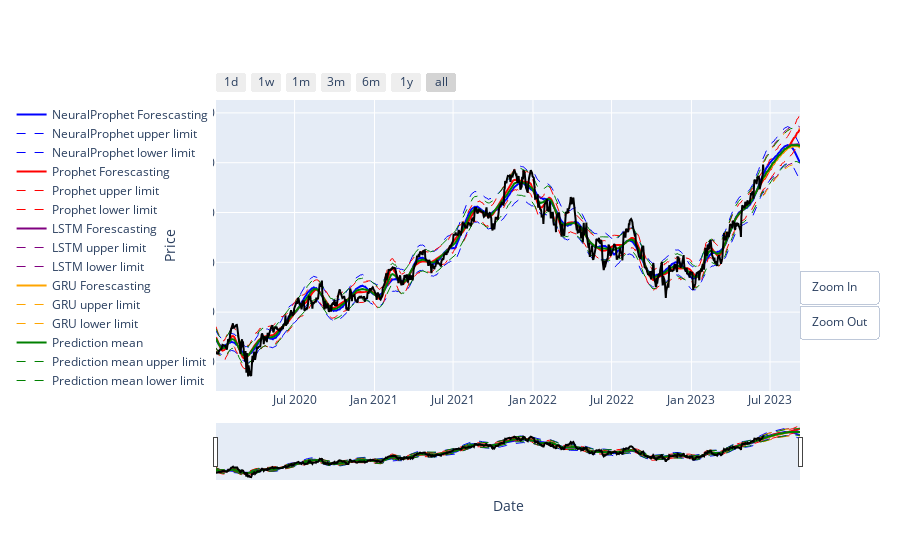

Notebook cell for this chart:
### Code cell
f_limit = f.tail(num_predictions)

# Crear la gráfica interactiva utilizando Plotly Express y Plotly Graph Objects
fig = go.Figure()

# Agregar las líneas y_neural con sus límites
fig.add_trace(go.Scatter(
    x=f["Date"],
    y=f["y_neural"],
    name="NeuralProphet Forescasting",
    line=dict(color='blue', width=2)
))
fig.add_trace(go.Scatter(
    x=f["Date"],
    y=f["y_neural_upper"],
    name="NeuralProphet upper limit",
    line=dict(color='blue', width=1, dash='dash'),
))
fig.add_trace(go.Scatter(
    x=f["Date"],
    y=f["y_neural_lower"],
    name="NeuralProphet lower limit",
    line=dict(color='blue', width=1, dash='dash'),
))

# Agregar las líneas y_pro con sus límites
fig.add_trace(go.Scatter(
    x=f["Date"],
    y=f["y_pro"],
    name="Prophet Forescasting",
    line=dict(color='red', width=2)
))
fig.add_trace(go.Scatter(
    x=f["Date"],
    y=f["y_pro_upper"],
    name="Prophet upper limit",
    line=dict(color='red', width=1, dash='dash'),
))
fig.add_trace(go.Scatter(
    x=f["Date"],
    y=f["y_pro_lower"],
    name="Prophet lower limit",
    line=dict(color='red', width=1, dash='dash'),
))

# Agregar las líneas y_gru con sus límites
fig.add_trace(go.Scatter(
    x=f_limit["Date"],
    y=f_limit["y_lstm"],
    name="LSTM Forescasting",
    line=dict(color='purple', width=2)
))
fig.add_trace(go.Scatter(
    x=f_limit["Date"],
    y=f_limit["y_lstm_upper"],
    name="LSTM upper limit",
    line=dict(color='purple', width=1, dash='dash'),
))
fig.add_trace(go.Scatter(
    x=f_limit["Date"],
    y=f_limit["y_lstm_lower"],
    name="LSTM lower limit",
    line=dict(color='purple', width=1, dash='dash'),
))

# Agregar las líneas y_gru con sus límites
fig.add_trace(go.Scatter(
    x=f_limit["Date"],
    y=f_limit["y_gru"],
    name="GRU Forescasting",
    line=dict(color='orange', width=2)
))
fig.add_trace(go.Scatter(
    x=f_limit["Date"],
    y=f_limit["y_gru_upper"],
    name="GRU upper limit",
    line=dict(color='orange', width=1, dash='dash'),
))
fig.add_trace(go.Scatter(
    x=f_limit["Date"],
    y=f_limit["y_gru_lower"],
    name="GRU lower limit",
    line=dict(color='orange', width=1, dash='dash'),
))



# Agregar las líneas y_predict con sus límites
fig.add_trace(go.Scatter(
    x=f["Date"],
    y=f["y_predict"],
    name="Prediction mean",
    line=dict(color='green', width=2)
))
fig.add_trace(go.Scatter(
    x=f["Date"],
    y=f["y_predict_upper"],
    name="Prediction mean upper limit",
    line=dict(color='green', width=1, dash='dash'),
))
fig.add_trace(go.Scatter(
    x=f["Date"],
    y=f["y_predict_lower"],
    name="Prediction mean lower limit",
    line=dict(color='green', width=1, dash='dash'),
))


# Agregar la línea y en color negro
fig.add_trace(go.Scatter(
    x=f["Date"],
    y=f["y"],
    name="Data",
    line=dict(color='black', width=2)
))

# Personalizar el diseño del gráfico
fig.update_layout(
    xaxis_title="Date",
    yaxis_title="Price",
    legend=dict(
        orientation="v",
        yanchor="top",
        y=1,
        xanchor="left",
        x=-.35
    )
)
# Agregar range slider a los ejes x
fig.update_layout(
    xaxis=dict(
        rangeselector=dict(
            buttons=list([
                dict(count=1,
                     label="1d",
                     step="day",
                     stepmode="backward"),
                dict(count=7,
                     label="1w",
                     step="day",
                     stepmode="backward"),
                dict(count=1,
                     label="1m",
                     step="month",
                     stepmode="backward"),
                dict(count=3,
                     label="3m",
                     step="month",
                     stepmode="backward"),
                dict(count=6,
                     label="6m",
                     step="month",
                     stepmode="backward"),
                dict(count=1,
                     label="1y",
                     step="year",
                     stepmode="backward"),
                dict(step="all")
            ])
        ),
        rangeslider=dict(
            visible=True
        ),
        type="date"
    ),
    yaxis=dict(
        autorange=True,
        type="linear"
    )
)

# Almacenar el rango original del eje y
original_y_range = [f["y"].min(), f["y"].max()]

# Crear botones para aumentar/disminuir el eje y
fig.update_layout(
    updatemenus=[
        dict(
            type="buttons",
            buttons=[
                dict(
                    label="Zoom In",
                    method="relayout",
                    args=[
                        {"yaxis.range": [fig.data[7].y.min(), fig.data[7].y.max()]}
                    ]
                ),
                dict(
                    label="Zoom Out",
                    method="relayout",
                    args=[
                        {"yaxis.range": original_y_range}
                    ]
                )
            ],
            active=-1,
            showactive=False,
            direction="up",
            pad={"r": 10, "t": 10},
            x=1.15,
            y=0.45
        )
    ]
)

# Mostrar el gráfico interactivo
fig.show()

### Figure 1 — Plotly figure (JSON) as saved in the notebook; plotly's stock layout.template omitted (floating-point values rounded to 4 significant figures; data arrays with more than 128 entries replaced by an {"elided": "..."} marker saying what was removed)
{"data": [{"line": {"color": "blue", "width": 2}, "name": "NeuralProphet Forescasting", "type": "scatter", "x": {"elided": "931 str values"}, "y": {"elided": "931 float values"}}, {"line": {"color": "blue", "dash": "dash", "width": 1}, "name": "NeuralProphet upper limit", "type": "scatter", "x": {"elided": "931 str values"}, "y": {"elided": "931 float values"}}, {"line": {"color": "blue", "dash": "dash", "width": 1}, "name": "NeuralProphet lower limit", "type": "scatter", "x": {"elided": "931 str values"}, "y": {"elided": "931 float values"}}, {"line": {"color": "red", "width": 2}, "name": "Prophet Forescasting", "type": "scatter", "x": {"elided": "931 str values"}, "y": {"elided": "931 float values"}}, {"line": {"color": "red", "dash": "dash", "width": 1}, "name": "Prophet upper limit", "type": "scatter", "x": {"elided": "931 str values"}, "y": {"elided": "931 float values"}}, {"line": {"color": "red", "dash": "dash", "width": 1}, "name": "Prophet lower limit", "type": "scatter", "x": {"elided": "931 str values"}, "y": {"elided": "931 float values"}}, {"line": {"color": "purple", "width": 2}, "name": "LSTM Forescasting", "type": "scatter", "x": ["2023-06-15T00:00:00", "2023-06-16T00:00:00", "2023-06-19T00:00:00", "2023-06-20T00:00:00", "2023-06-21T00:00:00", "2023-06-22T00:00:00", "2023-06-23T00:00:00", "2023-06-26T00:00:00", "2023-06-27T00:00:00", "2023-06-28T00:00:00", "2023-06-29T00:00:00", "2023-06-30T00:00:00", "2023-07-03T00:00:00", "2023-07-04T00:00:00", "2023-07-05T00:00:00", "2023-07-06T00:00:00", "2023-07-07T00:00:00", "2023-07-10T00:00:00", "2023-07-11T00:00:00", "2023-07-12T00:00:00", "2023-07-13T00:00:00", "2023-07-14T00:00:00", "2023-07-17T00:00:00", "2023-07-18T00:00:00", "2023-07-19T00:00:00", "2023-07-20T00:00:00", "2023-07-21T00:00:00", "2023-07-24T00:00:00", "2023-07-25T00:00:00", "2023-07-26T00:00:00", "2023-07-27T00:00:00", "2023-07-28T00:00:00", "2023-07-31T00:00:00", "2023-08-01T00:00:00", "2023-08-02T00:00:00", "2023-08-03T00:00:00", "2023-08-04T00:00:00", "2023-08-07T00:00:00", "2023-08-08T00:00:00", "2023-08-09T00:00:00", "2023-08-10T00:00:00", "2023-08-11T00:00:00", "2023-08-14T00:00:00", "2023-08-15T00:00:00", "2023-08-16T00:00:00", "2023-08-17T00:00:00", "2023-08-18T00:00:00", "2023-08-21T00:00:00", "2023-08-22T00:00:00", "2023-08-23T00:00:00", "2023-08-24T00:00:00", "2023-08-25T00:00:00", "2023-08-28T00:00:00", "2023-08-29T00:00:00", "2023-08-30T00:00:00", "2023-08-31T00:00:00", "2023-09-01T00:00:00", "2023-09-04T00:00:00", "2023-09-05T00:00:00", "2023-09-06T00:00:00", "2023-09-07T00:00:00", "2023-09-08T00:00:00"], "y": [334.1, 335.1, 336.1, 337.2, 338.2, 339.3, 340.2, 341.1, 342.2, 343.1, 344.1, 344.9, 345.8, 346.7, 347.5, 348.4, 349.2, 350.1, 350.9, 351.6, 352.5, 353.2, 354.0, 354.8, 355.5, 356.3, 357.0, 357.7, 358.4, 359.1, 359.8, 360.4, 361.1, 361.7, 362.3, 362.9, 363.5, 364.1, 364.6, 365.0, 365.5, 366.0, 366.5, 366.8, 367.0, 367.3, 367.6, 368.0, 368.1, 368.1, 368.1, 368.4, 368.7, 368.6, 368.3, 368.1, 368.2, 368.4, 368.0, 367.6, 367.2, 367.2]}, {"line": {"color": "purple", "dash": "dash", "width": 1}, "name": "LSTM upper limit", "type": "scatter", "x": ["2023-06-15T00:00:00", "2023-06-16T00:00:00", "2023-06-19T00:00:00", "2023-06-20T00:00:00", "2023-06-21T00:00:00", "2023-06-22T00:00:00", "2023-06-23T00:00:00", "2023-06-26T00:00:00", "2023-06-27T00:00:00", "2023-06-28T00:00:00", "2023-06-29T00:00:00", "2023-06-30T00:00:00", "2023-07-03T00:00:00", "2023-07-04T00:00:00", "2023-07-05T00:00:00", "2023-07-06T00:00:00", "2023-07-07T00:00:00", "2023-07-10T00:00:00", "2023-07-11T00:00:00", "2023-07-12T00:00:00", "2023-07-13T00:00:00", "2023-07-14T00:00:00", "2023-07-17T00:00:00", "2023-07-18T00:00:00", "2023-07-19T00:00:00", "2023-07-20T00:00:00", "2023-07-21T00:00:00", "2023-07-24T00:00:00", "2023-07-25T00:00:00", "2023-07-26T00:00:00", "2023-07-27T00:00:00", "2023-07-28T00:00:00", "2023-07-31T00:00:00", "2023-08-01T00:00:00", "2023-08-02T00:00:00", "2023-08-03T00:00:00", "2023-08-04T00:00:00", "2023-08-07T00:00:00", "2023-08-08T00:00:00", "2023-08-09T00:00:00", "2023-08-10T00:00:00", "2023-08-11T00:00:00", "2023-08-14T00:00:00", "2023-08-15T00:00:00", "2023-08-16T00:00:00", "2023-08-17T00:00:00", "2023-08-18T00:00:00", "2023-08-21T00:00:00", "2023-08-22T00:00:00", "2023-08-23T00:00:00", "2023-08-24T00:00:00", "2023-08-25T00:00:00", "2023-08-28T00:00:00", "2023-08-29T00:00:00", "2023-08-30T00:00:00", "2023-08-31T00:00:00", "2023-09-01T00:00:00", "2023-09-04T00:00:00", "2023-09-05T00:00:00", "2023-09-06T00:00:00", "2023-09-07T00:00:00", "2023-09-08T00:00:00"], "y": [350.8, 351.8, 352.9, 354.0, 355.1, 356.3, 357.2, 358.2, 359.3, 360.2, 361.3, 362.2, 363.1, 364.1, 364.9, 365.8, 366.7, 367.6, 368.5, 369.2, 370.1, 370.9, 371.7, 372.6, 373.3, 374.1, 374.8, 375.6, 376.4, 377.0, 377.8, 378.5, 379.1, 379.8, 380.4, 381.1, 381.7, 382.3, 382.8, 383.2, 383.7, 384.3, 384.8, 385.1, 385.3, 385.6, 386.0, 386.5, 386.6, 386.5, 386.5, 386.8, 387.1, 387.0, 386.7, 386.5, 386.6, 386.8, 386.4, 385.9, 385.5, 385.6]}, {"line": {"color": "purple", "dash": "dash", "width": 1}, "name": "LSTM lower limit", "type": "scatter", "x": ["2023-06-15T00:00:00", "2023-06-16T00:00:00", "2023-06-19T00:00:00", "2023-06-20T00:00:00", "2023-06-21T00:00:00", "2023-06-22T00:00:00", "2023-06-23T00:00:00", "2023-06-26T00:00:00", "2023-06-27T00:00:00", "2023-06-28T00:00:00", "2023-06-29T00:00:00", "2023-06-30T00:00:00", "2023-07-03T00:00:00", "2023-07-04T00:00:00", "2023-07-05T00:00:00", "2023-07-06T00:00:00", "2023-07-07T00:00:00", "2023-07-10T00:00:00", "2023-07-11T00:00:00", "2023-07-12T00:00:00", "2023-07-13T00:00:00", "2023-07-14T00:00:00", "2023-07-17T00:00:00", "2023-07-18T00:00:00", "2023-07-19T00:00:00", "2023-07-20T00:00:00", "2023-07-21T00:00:00", "2023-07-24T00:00:00", "2023-07-25T00:00:00", "2023-07-26T00:00:00", "2023-07-27T00:00:00", "2023-07-28T00:00:00", "2023-07-31T00:00:00", "2023-08-01T00:00:00", "2023-08-02T00:00:00", "2023-08-03T00:00:00", "2023-08-04T00:00:00", "2023-08-07T00:00:00", "2023-08-08T00:00:00", "2023-08-09T00:00:00", "2023-08-10T00:00:00", "2023-08-11T00:00:00", "2023-08-14T00:00:00", "2023-08-15T00:00:00", "2023-08-16T00:00:00", "2023-08-17T00:00:00", "2023-08-18T00:00:00", "2023-08-21T00:00:00", "2023-08-22T00:00:00", "2023-08-23T00:00:00", "2023-08-24T00:00:00", "2023-08-25T00:00:00", "2023-08-28T00:00:00", "2023-08-29T00:00:00", "2023-08-30T00:00:00", "2023-08-31T00:00:00", "2023-09-01T00:00:00", "2023-09-04T00:00:00", "2023-09-05T00:00:00", "2023-09-06T00:00:00", "2023-09-07T00:00:00", "2023-09-08T00:00:00"], "y": [317.4, 318.3, 319.3, 320.3, 321.3, 322.3, 323.2, 324.1, 325.1, 325.9, 326.9, 327.7, 328.5, 329.4, 330.1, 331.0, 331.8, 332.6, 333.4, 334.1, 334.8, 335.6, 336.3, 337.1, 337.7, 338.5, 339.1, 339.8, 340.5, 341.1, 341.8, 342.4, 343.0, 343.7, 344.2, 344.8, 345.3, 345.9, 346.4, 346.7, 347.2, 347.7, 348.1, 348.4, 348.6, 348.9, 349.3, 349.6, 349.7, 349.7, 349.7, 350.0, 350.3, 350.1, 349.9, 349.7, 349.8, 350.0, 349.6, 349.2, 348.8, 348.8]}, {"line": {"color": "orange", "width": 2}, "name": "GRU Forescasting", "type": "scatter", "x": ["2023-06-15T00:00:00", "2023-06-16T00:00:00", "2023-06-19T00:00:00", "2023-06-20T00:00:00", "2023-06-21T00:00:00", "2023-06-22T00:00:00", "2023-06-23T00:00:00", "2023-06-26T00:00:00", "2023-06-27T00:00:00", "2023-06-28T00:00:00", "2023-06-29T00:00:00", "2023-06-30T00:00:00", "2023-07-03T00:00:00", "2023-07-04T00:00:00", "2023-07-05T00:00:00", "2023-07-06T00:00:00", "2023-07-07T00:00:00", "2023-07-10T00:00:00", "2023-07-11T00:00:00", "2023-07-12T00:00:00", "2023-07-13T00:00:00", "2023-07-14T00:00:00", "2023-07-17T00:00:00", "2023-07-18T00:00:00", "2023-07-19T00:00:00", "2023-07-20T00:00:00", "2023-07-21T00:00:00", "2023-07-24T00:00:00", "2023-07-25T00:00:00", "2023-07-26T00:00:00", "2023-07-27T00:00:00", "2023-07-28T00:00:00", "2023-07-31T00:00:00", "2023-08-01T00:00:00", "2023-08-02T00:00:00", "2023-08-03T00:00:00", "2023-08-04T00:00:00", "2023-08-07T00:00:00", "2023-08-08T00:00:00", "2023-08-09T00:00:00", "2023-08-10T00:00:00", "2023-08-11T00:00:00", "2023-08-14T00:00:00", "2023-08-15T00:00:00", "2023-08-16T00:00:00", "2023-08-17T00:00:00", "2023-08-18T00:00:00", "2023-08-21T00:00:00", "2023-08-22T00:00:00", "2023-08-23T00:00:00", "2023-08-24T00:00:00", "2023-08-25T00:00:00", "2023-08-28T00:00:00", "2023-08-29T00:00:00", "2023-08-30T00:00:00", "2023-08-31T00:00:00", "2023-09-01T00:00:00", "2023-09-04T00:00:00", "2023-09-05T00:00:00", "2023-09-06T00:00:00", "2023-09-07T00:00:00", "2023-09-08T00:00:00"], "y": [333.1, 334.1, 335.0, 336.2, 337.2, 338.2, 339.2, 340.0, 341.1, 342.0, 342.9, 343.8, 344.6, 345.6, 346.4, 347.2, 348.1, 348.9, 349.7, 350.4, 351.2, 352.0, 352.7, 353.6, 354.2, 355.0, 355.7, 356.4, 357.1, 357.7, 358.4, 359.1, 359.7, 360.3, 360.8, 361.4, 362.1, 362.6, 363.1, 363.4, 363.9, 364.5, 364.9, 365.1, 365.3, 365.6, 366.1, 366.4, 366.3, 366.2, 366.4, 366.7, 366.9, 366.6, 366.3, 366.3, 366.5, 366.6, 366.0, 365.5, 365.4, 365.5]}, {"line": {"color": "orange", "dash": "dash", "width": 1}, "name": "GRU upper limit", "type": "scatter", "x": ["2023-06-15T00:00:00", "2023-06-16T00:00:00", "2023-06-19T00:00:00", "2023-06-20T00:00:00", "2023-06-21T00:00:00", "2023-06-22T00:00:00", "2023-06-23T00:00:00", "2023-06-26T00:00:00", "2023-06-27T00:00:00", "2023-06-28T00:00:00", "2023-06-29T00:00:00", "2023-06-30T00:00:00", "2023-07-03T00:00:00", "2023-07-04T00:00:00", "2023-07-05T00:00:00", "2023-07-06T00:00:00", "2023-07-07T00:00:00", "2023-07-10T00:00:00", "2023-07-11T00:00:00", "2023-07-12T00:00:00", "2023-07-13T00:00:00", "2023-07-14T00:00:00", "2023-07-17T00:00:00", "2023-07-18T00:00:00", "2023-07-19T00:00:00", "2023-07-20T00:00:00", "2023-07-21T00:00:00", "2023-07-24T00:00:00", "2023-07-25T00:00:00", "2023-07-26T00:00:00", "2023-07-27T00:00:00", "2023-07-28T00:00:00", "2023-07-31T00:00:00", "2023-08-01T00:00:00", "2023-08-02T00:00:00", "2023-08-03T00:00:00", "2023-08-04T00:00:00", "2023-08-07T00:00:00", "2023-08-08T00:00:00", "2023-08-09T00:00:00", "2023-08-10T00:00:00", "2023-08-11T00:00:00", "2023-08-14T00:00:00", "2023-08-15T00:00:00", "2023-08-16T00:00:00", "2023-08-17T00:00:00", "2023-08-18T00:00:00", "2023-08-21T00:00:00", "2023-08-22T00:00:00", "2023-08-23T00:00:00", "2023-08-24T00:00:00", "2023-08-25T00:00:00", "2023-08-28T00:00:00", "2023-08-29T00:00:00", "2023-08-30T00:00:00", "2023-08-31T00:00:00", "2023-09-01T00:00:00", "2023-09-04T00:00:00", "2023-09-05T00:00:00", "2023-09-06T00:00:00", "2023-09-07T00:00:00", "2023-09-08T00:00:00"], "y": [349.8, 350.8, 351.7, 353.1, 354.1, 355.1, 356.2, 357.0, 358.2, 359.1, 360.1, 361.0, 361.9, 362.9, 363.7, 364.6, 365.5, 366.3, 367.2, 367.9, 368.8, 369.6, 370.4, 371.2, 371.9, 372.7, 373.5, 374.2, 375.0, 375.6, 376.3, 377.1, 377.7, 378.4, 378.9, 379.5, 380.2, 380.7, 381.2, 381.6, 382.1, 382.7, 383.1, 383.4, 383.5, 383.9, 384.4, 384.7, 384.6, 384.5, 384.7, 385.1, 385.3, 384.9, 384.6, 384.6, 384.8, 384.9, 384.3, 383.8, 383.7, 383.7]}, {"line": {"color": "orange", "dash": "dash", "width": 1}, "name": "GRU lower limit", "type": "scatter", "x": ["2023-06-15T00:00:00", "2023-06-16T00:00:00", "2023-06-19T00:00:00", "2023-06-20T00:00:00", "2023-06-21T00:00:00", "2023-06-22T00:00:00", "2023-06-23T00:00:00", "2023-06-26T00:00:00", "2023-06-27T00:00:00", "2023-06-28T00:00:00", "2023-06-29T00:00:00", "2023-06-30T00:00:00", "2023-07-03T00:00:00", "2023-07-04T00:00:00", "2023-07-05T00:00:00", "2023-07-06T00:00:00", "2023-07-07T00:00:00", "2023-07-10T00:00:00", "2023-07-11T00:00:00", "2023-07-12T00:00:00", "2023-07-13T00:00:00", "2023-07-14T00:00:00", "2023-07-17T00:00:00", "2023-07-18T00:00:00", "2023-07-19T00:00:00", "2023-07-20T00:00:00", "2023-07-21T00:00:00", "2023-07-24T00:00:00", "2023-07-25T00:00:00", "2023-07-26T00:00:00", "2023-07-27T00:00:00", "2023-07-28T00:00:00", "2023-07-31T00:00:00", "2023-08-01T00:00:00", "2023-08-02T00:00:00", "2023-08-03T00:00:00", "2023-08-04T00:00:00", "2023-08-07T00:00:00", "2023-08-08T00:00:00", "2023-08-09T00:00:00", "2023-08-10T00:00:00", "2023-08-11T00:00:00", "2023-08-14T00:00:00", "2023-08-15T00:00:00", "2023-08-16T00:00:00", "2023-08-17T00:00:00", "2023-08-18T00:00:00", "2023-08-21T00:00:00", "2023-08-22T00:00:00", "2023-08-23T00:00:00", "2023-08-24T00:00:00", "2023-08-25T00:00:00", "2023-08-28T00:00:00", "2023-08-29T00:00:00", "2023-08-30T00:00:00", "2023-08-31T00:00:00", "2023-09-01T00:00:00", "2023-09-04T00:00:00", "2023-09-05T00:00:00", "2023-09-06T00:00:00", "2023-09-07T00:00:00", "2023-09-08T00:00:00"], "y": [316.4, 317.4, 318.2, 319.4, 320.3, 321.3, 322.2, 323.0, 324.1, 324.9, 325.8, 326.6, 327.4, 328.3, 329.0, 329.9, 330.7, 331.4, 332.2, 332.9, 333.7, 334.4, 335.1, 335.9, 336.5, 337.2, 337.9, 338.5, 339.3, 339.8, 340.5, 341.1, 341.7, 342.3, 342.8, 343.4, 344.0, 344.4, 344.9, 345.2, 345.7, 346.2, 346.6, 346.8, 347.0, 347.3, 347.8, 348.0, 348.0, 347.9, 348.1, 348.4, 348.6, 348.2, 348.0, 348.0, 348.2, 348.2, 347.7, 347.2, 347.1, 347.2]}, {"line": {"color": "green", "width": 2}, "name": "Prediction mean", "type": "scatter", "x": {"elided": "931 str values"}, "y": {"elided": "931 float values"}}, {"line": {"color": "green", "dash": "dash", "width": 1}, "name": "Prediction mean upper limit", "type": "scatter", "x": {"elided": "931 str values"}, "y": {"elided": "931 float values"}}, {"line": {"color": "green", "dash": "dash", "width": 1}, "name": "Prediction mean lower limit", "type": "scatter", "x": {"elided": "931 str values"}, "y": {"elided": "931 float values"}}, {"line": {"color": "black", "width": 2}, "name": "Data", "type": "scatter", "x": {"elided": "931 str values"}, "y": {"elided": "931 float values"}}], "layout": {"legend": {"orientation": "v", "x": -0.35, "xanchor": "left", "y": 1, "yanchor": "top"}, "updatemenus": [{"active": -1, "buttons": [{"args": [{"yaxis.range": [350.8, 387.1]}], "label": "Zoom In", "method": "relayout"}, {"args": [{"yaxis.range": [135.4, 348.1]}], "label": "Zoom Out", "method": "relayout"}], "direction": "up", "pad": {"r": 10, "t": 10}, "showactive": false, "type": "buttons", "x": 1.15, "y": 0.45}], "xaxis": {"rangeselector": {"buttons": [{"count": 1, "label": "1d", "step": "day", "stepmode": "backward"}, {"count": 7, "label": "1w", "step": "day", "stepmode": "backward"}, {"count": 1, "label": "1m", "step": "month", "stepmode": "backward"}, {"count": 3, "label": "3m", "step": "month", "stepmode": "backward"}, {"count": 6, "label": "6m", "step": "month", "stepmode": "backward"}, {"count": 1, "label": "1y", "step": "year", "stepmode": "backward"}, {"step": "all"}]}, "rangeslider": {"visible": true}, "title": {"text": "Date"}, "type": "date"}, "yaxis": {"autorange": true, "title": {"text": "Price"}, "type": "linear"}}}
